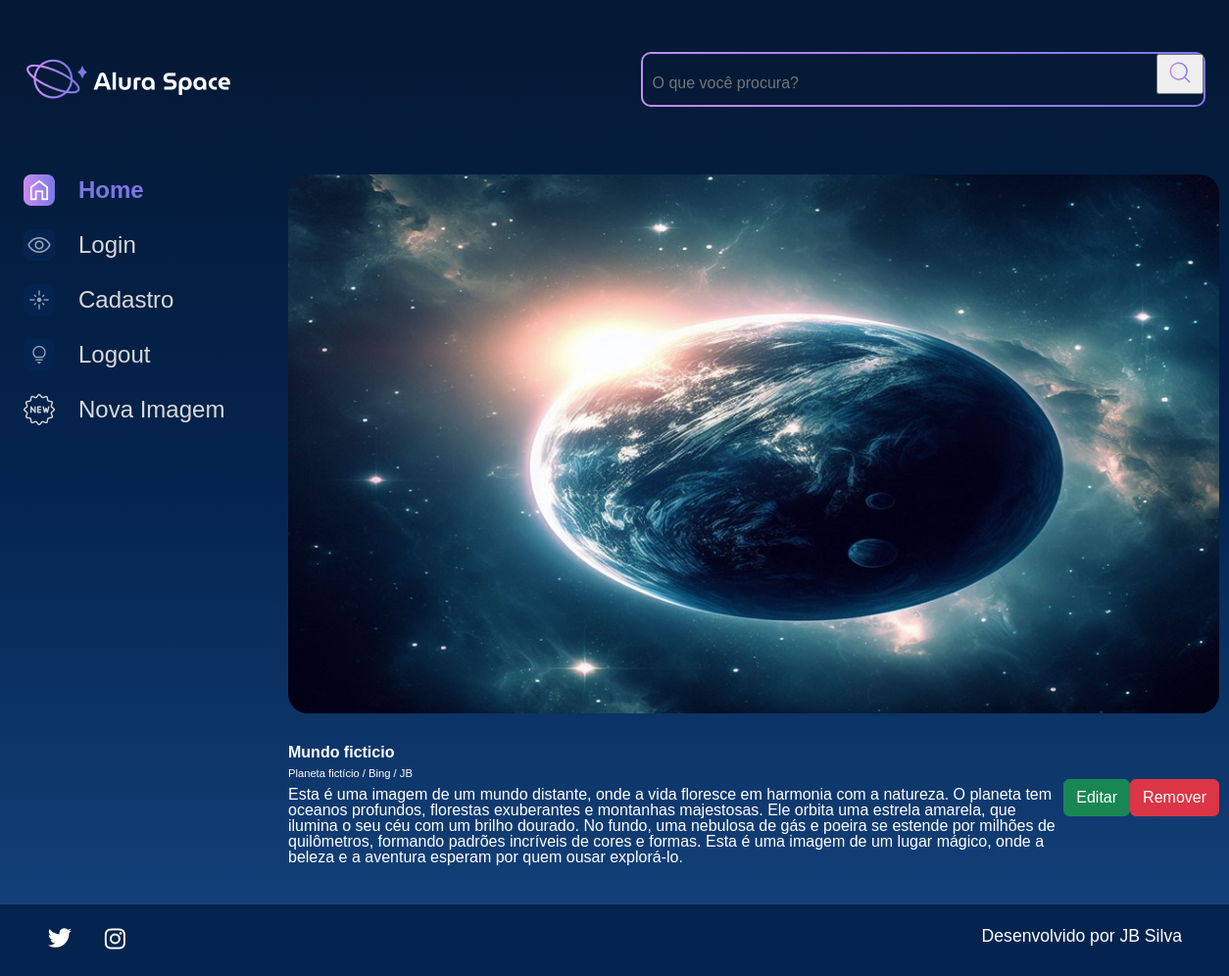
Page /imagem/3 on the committed database.
### apps/galeria/models.py (models this page shows, shortened)
class Fotografia(models.Model):
    OPCOES_CATEGORIA = [
        ("NEBULOSA", "Nebulosa"),
        ("ESTRELA", "Estrela"),
        ("GALÁXIA", "Galáxia"),
        ("PLANETA", "Planeta"),
    ]
    nome = models.CharField(max_length=100, null=False, blank=False)
    legenda = models.CharField(max_length=150, null=False, blank=False)
    categoria = models.CharField(
        choices=OPCOES_CATEGORIA, max_length=100, default="", blank=False
    )
    descricao = models.TextField(null=False, blank=False)
    foto = models.ImageField(upload_to="fotos/%Y/%m/%d/", blank=True)
    publicada = models.BooleanField(default=True)
    data_fotografia = models.DateTimeField(default=datetime.now, blank=False)
    usuario = models.ForeignKey(
        to=User, on_delete=models.SET_NULL, null=True, blank=False, related_name="user"
    )

### apps/galeria/views.py (the view)
# urls.py: path('imagem/<int:foto_id>', imagem, name='imagem'),
def imagem(request, foto_id):
    foto = get_object_or_404(Fotografia, pk=foto_id)
    return render(request, "galeria/imagem.html", {"foto": foto})

### templates/galeria/imagem.html
{% extends 'shared/base.html' %}
{% load static %}
{% block content %}
<section class="conteudo">
    <section class="imagem">
        <div class="imagem__conteudo">
            {% if foto.foto == "" or foto.foto == null %}
            <img class="imagem__imagem" src="{% static '/assets/imagens/galeria/not-found.png'%}">
            {% else %}
            <img class="imagem__imagem" src="{{foto.foto.url}}">
            {% endif %}
            <div class="imagem__info">
                <div class="imagem__texto">
                    <p class="imagem__titulo">{{foto.nome}}</p>
                    <p class="imagem__descricao">{{foto.legenda}}</p>
                    <p class="imagem__texto">{{foto.descricao}}</p>
                </div>
                    <a href="{% url 'editar_imagem' foto.id %}">
                        <button class="btn btn-success col-12" style="padding: top 5px;">Editar</button>
                    </a>
                    <a href="{% url 'remover_imagem' foto.id %}">
                        <button class="btn btn-danger col-12" style="padding: top 5px;">Remover</button>
                    </a>
            </div>
        </div>
    </section>
</section>
</main>
</div>
{% endblock %}

### setup/static/styles/style.css (style rules this page uses)
html, body, div, span, applet, object, iframe, h1, h2, h3, h4, h5, h6, p, blockquote, pre, a, abbr, acronym, address, big, cite, code, del, dfn, em, img, ins, kbd, q, s, samp, small, strike, strong, sub, sup, tt, var, b, u, i, center, dl, dt, dd, ol, ul, li, fieldset, form, label, legend, table, caption, tbody, tfoot, thead, tr, th, td, article, aside, canvas, details, embed, figure, figcaption, footer, header, hgroup, menu, nav, output, ruby, section, summary, time, mark, audio, video { margin: 0; padding: 0; border: 0; font-size: 100%; font: inherit; vertical-align: baseline; }
article, aside, details, figcaption, figure, footer, header, hgroup, menu, nav, section { display: block; }
body { line-height: 1; font-family: 'Space Grotesk', sans-serif; min-height: 100vh; background: linear-gradient(#041833,#04244F,#154580); background-repeat: no-repeat; background-position: center; background-size: cover; }
.imagem { display: flex; justify-content: center; align-items: center; }
.imagem__conteudo { background-color: transparent; display: flex; flex-direction: column; border-radius: 20px 20px 0 0; width: 950px; }
.imagem__imagem { width: 100%; border-radius: 20px; }
.imagem__info { font-size: 1.2rem; display: flex; justify-content: space-between; align-items: center; margin-bottom: 1rem; margin-top: 1rem; }
.imagem__texto { display: flex; flex-direction: column; justify-content: space-between; color: #FFFFFF; margin-top: 0.5rem; }
.imagem__titulo { font-weight: bold; line-height: 2rem; color: #FFFFFF; }
.imagem__texto { font-size: 1rem; }
.imagem__descricao { font-size: 0.7rem; }
.col-12 { flex: 0 0 auto; width: 100%; }
.btn { --bs-btn-padding-x: 0.75rem; --bs-btn-padding-y: 0.375rem; --bs-btn-font-family: ; --bs-btn-font-size: 1rem; --bs-btn-font-weight: 400; --bs-btn-line-height: 1.5; --bs-btn-color: #212529; --bs-btn-bg: transparent; --bs-btn-border-width: 1px; --bs-btn-border-color: transparent; --bs-btn-border-radius: 0.375rem; --bs-btn-hover-border-color: transparent; --bs-btn-box-shadow: inset 0 1px 0 rgba(255, 255, 255, 0.15),0 1px 1px rgba(0, 0, 0, 0.075); --bs-btn-disabled-opacity: 0.65; --bs-btn-focus-box-shadow: 0 0 0 0.25rem rgba(var(--bs-btn-focus-shadow-rgb), .5); display: inline-block; padding: var(--bs-btn-padding-y) var(--bs-btn-padding-x); font-family: var(--bs-btn-font-family); font-size: var(--bs-btn-font-size); font-weight: var(--bs-btn-font-weight); line-height: var(--bs-btn-line-height); color: var(--bs-btn-color); text-align: center; text-decoration: none; vertical-align: middle; cursor: pointer; -webkit-user-select: none; -moz-user-select: none; user-select: none; border: var(--bs-btn-border-width) solid var(--bs-btn-border-color); border-radius: var(--bs-btn-border-radius); background-color: var(--bs-btn-bg); transition: color .15s ease-in-out,background-color .15s ease-in-out,border-color .15s ease-in-out,box-shadow .15s ease-in-out; }
.btn-success { --bs-btn-color: #fff; --bs-btn-bg: #198754; --bs-btn-border-color: #198754; --bs-btn-hover-color: #fff; --bs-btn-hover-bg: #157347; --bs-btn-hover-border-color: #146c43; --bs-btn-focus-shadow-rgb: 60,153,110; --bs-btn-active-color: #fff; --bs-btn-active-bg: #146c43; --bs-btn-active-border-color: #13653f; --bs-btn-active-shadow: inset 0 3px 5px rgba(0, 0, 0, 0.125); --bs-btn-disabled-color: #fff; --bs-btn-disabled-bg: #198754; --bs-btn-disabled-border-color: #198754; }
.btn-danger { color: #fff; background-color: #dc3545; border-color: #dc3545; }

### rows in the picture
Fotografia: foto (picture), nome "Mundo ficticio", legenda "Planeta fictício / Bing / JB", descricao "Esta é uma imagem de um mundo distante, onde a vida floresce em harmonia com a natureza. O planeta tem oceanos profundos, florestas exuberantes e montanhas majestosas. Ele orbita uma estrela amarela, que ilumina o seu céu com um brilho dourado. No fundo, uma nebulosa de gás e poeira se estende por milhões de quilômetros, formando padrões incríveis de cores e formas. Esta é uma imagem de um lugar mágico, onde a beleza e a aventura esperam por quem ousar explorá-lo."
